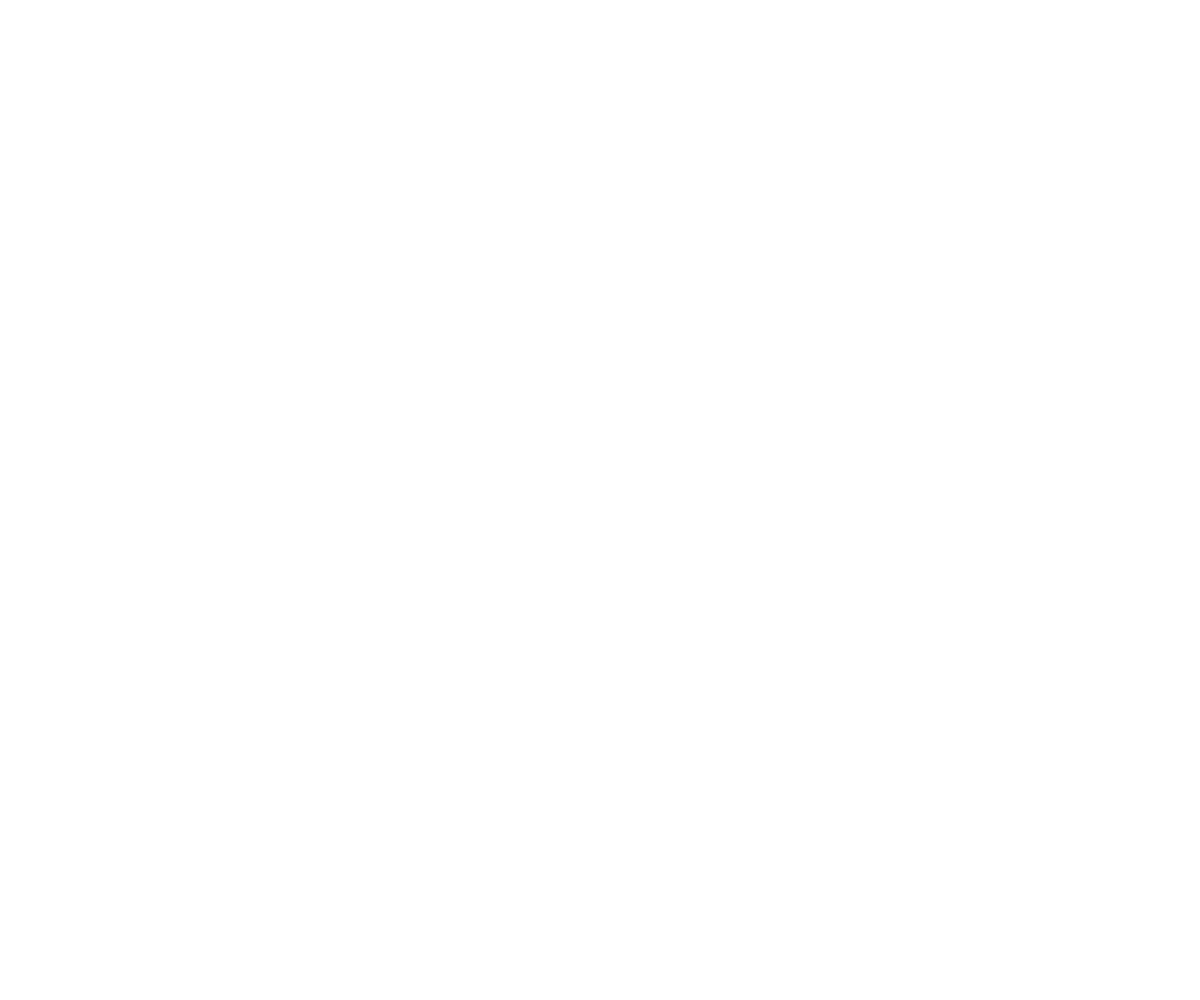
Frame 1 (no input)
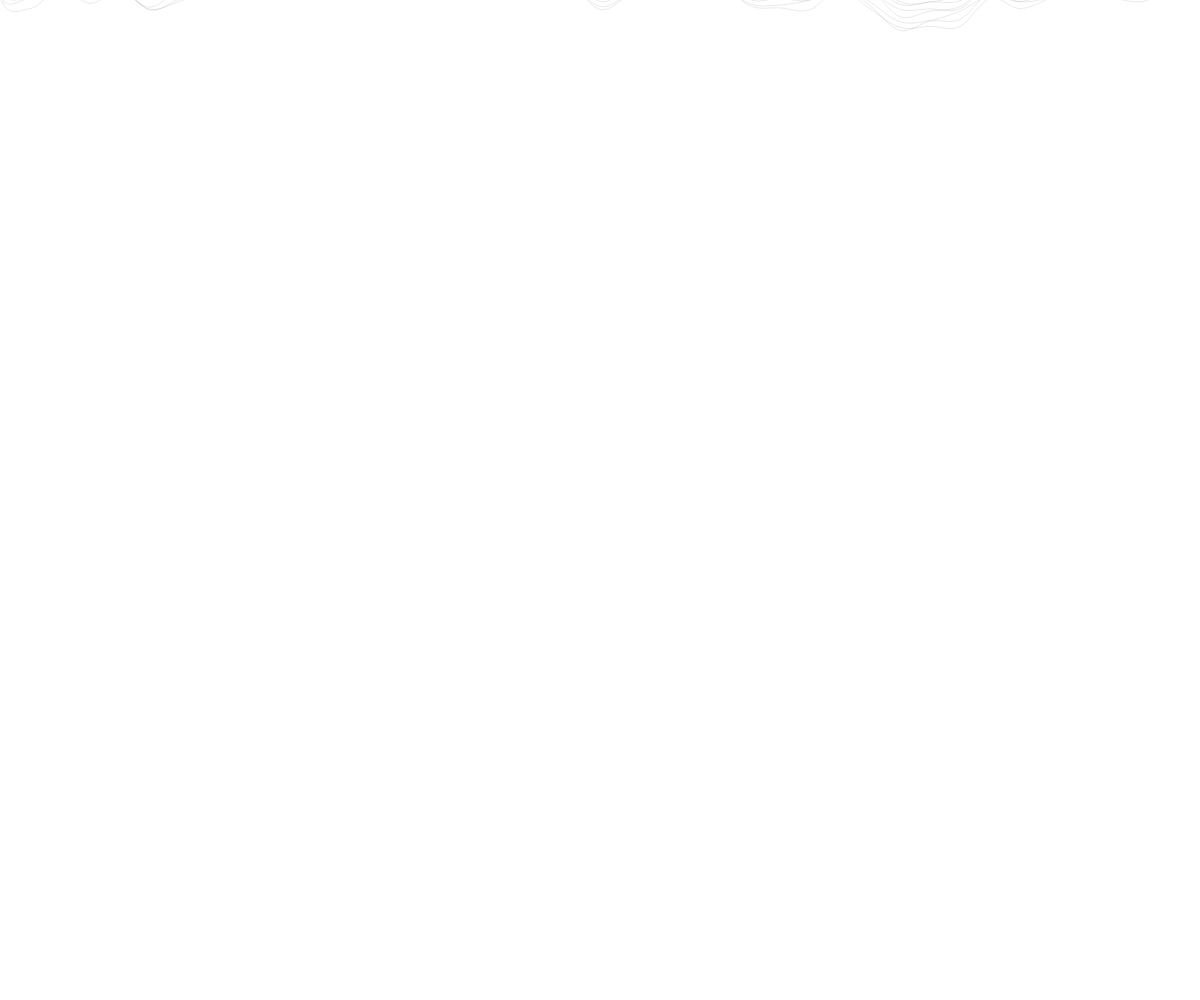
Frame 60 (no input)
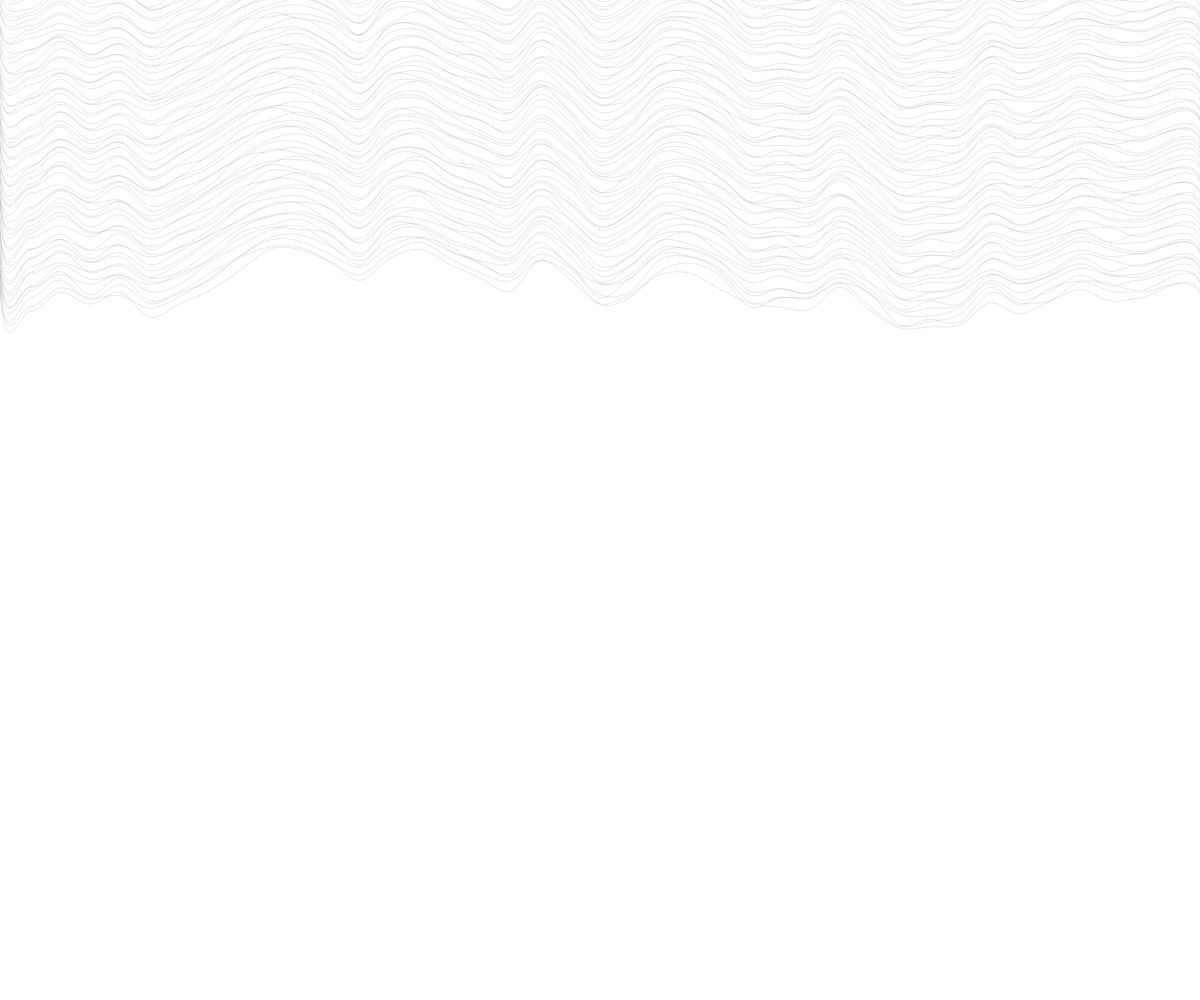
Frame 120 (the mouse pressed at the canvas centre since frame 60)

The p5.js sketch that drew these frames (run headless with seeded random() and noise() and a simulated clock; from frame 60 on, the mouse is pressed at the canvas centre):

// p5.js sketch
// ── sketch.js
const curvePoints = 40;
const stepSize = 5;
let yAnchor = -150;

let x = [];
let y = [];

function setup() {
  const xIncrement = Math.round(windowWidth / curvePoints);
  const maxDistortion = 30;

  createCanvas(windowWidth, windowHeight);
  x.push(0);
  y.push(yAnchor);
  for (let i = 1; i < curvePoints - 1; i++) {
    x.push(x[i - 1] + xIncrement);
    y.push(y[i - 1] + random(-maxDistortion, maxDistortion));
  }

  x.push(windowWidth);
  y.push(yAnchor);

  stroke(0, 30);
  strokeWeight(0.75);
  background(255);
  noFill();
}

function draw() {
  beginShape();

  curveVertex(x[0], y[0]);

  for (let i = 0; i < curvePoints; i++) {
    curveVertex(x[i], y[i] + yAnchor + random(-stepSize, stepSize));
  }

  curveVertex(windowWidth, yAnchor);

  endShape();

  yAnchor += 5;

  if (yAnchor >= windowHeight * 1.7) {
    noLoop();
  }
}
